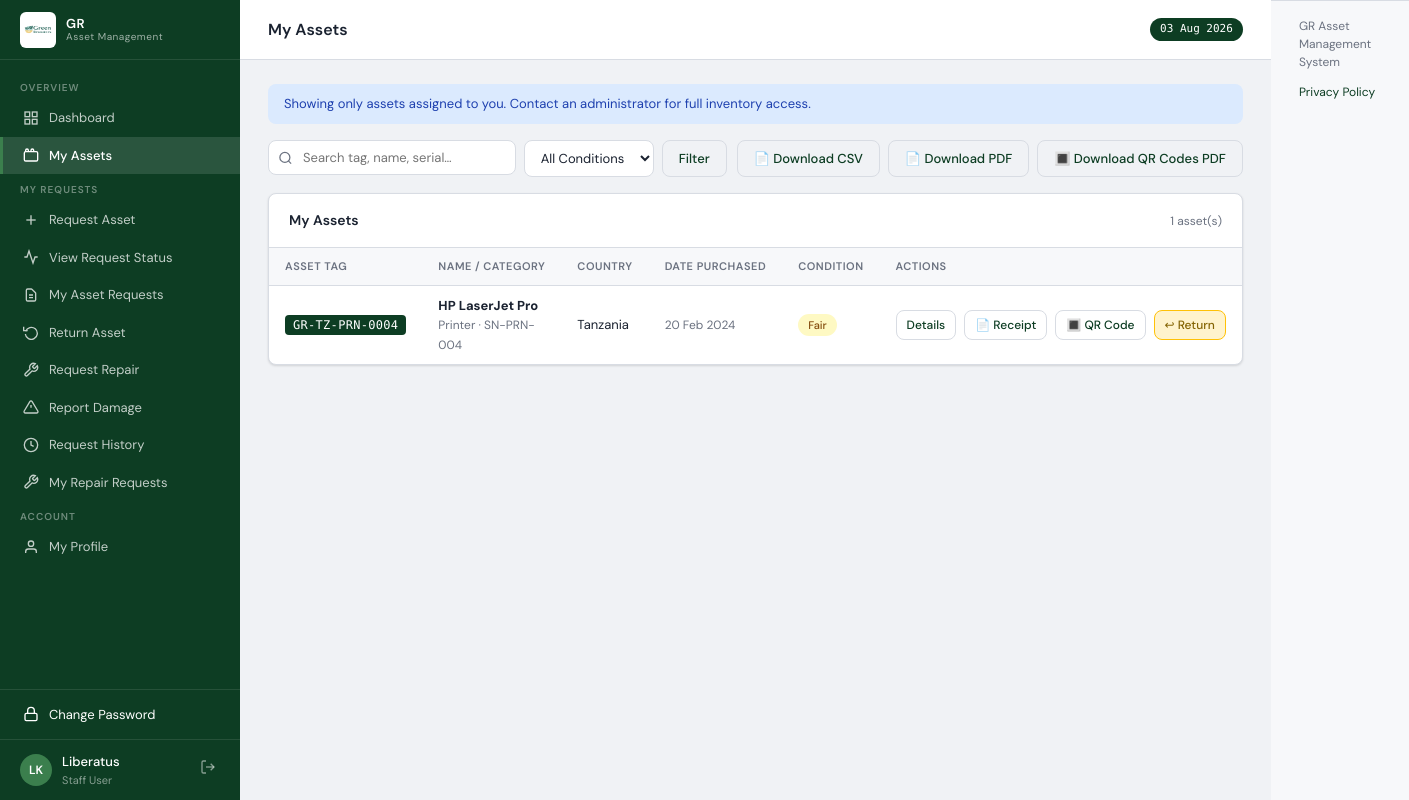
Page /assets/ (signed in) on the committed database.
### models.py (models this page shows, shortened)
class User(UserMixin, db.Model):
    __tablename__ = 'users'
    id            = db.Column(db.Integer, primary_key=True)
    username      = db.Column(db.String(80),  unique=True, nullable=False)
    password_hash = db.Column(db.String(256), nullable=False)
    name          = db.Column(db.String(150), nullable=False)
    email         = db.Column(db.String(150))
    department    = db.Column(db.String(100))
    project_id    = db.Column(db.Integer, db.ForeignKey('projects.id'))
    role          = db.Column(db.String(20),  nullable=False, default='user')
    status        = db.Column(db.String(20),  nullable=False, default='active')
    force_password_change = db.Column(db.Boolean, nullable=False, default=False)
    created_at    = db.Column(db.DateTime,    default=datetime.utcnow)
    assigned_assets = db.relationship('Asset', foreign_keys='Asset.assigned_to_id',
                                      backref='assigned_user', lazy='dynamic')
    project         = db.relationship('Project', backref='users')
    return_records  = db.relationship('ReturnRecord', backref='user',
                                      foreign_keys='ReturnRecord.user_id', lazy='dynamic')
    @property
    def initials(self):
        p = self.name.split()
        return ''.join(x[0] for x in p[:2]).upper()
    @property
    def is_staff_portal(self):
        return self.role in ('user', 'finance')
    session_token = db.Column(db.String(128), nullable=True)
    last_login_at = db.Column(db.DateTime)
    last_login_ip = db.Column(db.String(100))
    @property
    def role_label(self):
        from models import Role
        role = Role.query.filter_by(name=self.role).first()
        if role:
            return role.label
        return {'admin':'Administrator','finance':'Finance Officer','user':'Staff User'}.get(self.role, self.role)

class Role(db.Model):
    __tablename__ = 'roles'
    id          = db.Column(db.Integer, primary_key=True)
    name        = db.Column(db.String(50), unique=True, nullable=False)
    label       = db.Column(db.String(100), nullable=False)
    description = db.Column(db.Text)
    created_at  = db.Column(db.DateTime, default=datetime.utcnow)

class Asset(db.Model):
    __tablename__ = 'assets'
    id             = db.Column(db.Integer, primary_key=True)
    asset_number   = db.Column(db.Integer, unique=True, nullable=False)
    tag            = db.Column(db.String(60), unique=True, nullable=False)
    name           = db.Column(db.String(200), nullable=False)
    serial_number  = db.Column(db.String(100))
    description    = db.Column(db.Text)
    price          = db.Column(db.Numeric(15,2), default=0)
    date_purchased = db.Column(db.Date)
    condition      = db.Column(db.String(20), default='good')
    status         = db.Column(db.String(20), default='active')
    location       = db.Column(db.String(150))
    assigned_on    = db.Column(db.Date)
    created_at     = db.Column(db.DateTime, default=datetime.utcnow)
    updated_at     = db.Column(db.DateTime, default=datetime.utcnow, onupdate=datetime.utcnow)
    category_id    = db.Column(db.Integer, db.ForeignKey('asset_categories.id'), nullable=False)
    project_id     = db.Column(db.Integer, db.ForeignKey('projects.id'), nullable=True)
    vendor_id      = db.Column(db.Integer, db.ForeignKey('vendors.id'))
    processor      = db.Column(db.String(200))
    age_years      = db.Column(db.Integer)
    age_months     = db.Column(db.Integer)
    assigned_to_id = db.Column(db.Integer, db.ForeignKey('users.id'))
    return_records = db.relationship('ReturnRecord', backref='asset', lazy='dynamic')

class AssetCategory(db.Model):
    __tablename__ = 'asset_categories'
    id          = db.Column(db.Integer, primary_key=True)
    name        = db.Column(db.String(100), nullable=False)
    code        = db.Column(db.String(20),  unique=True, nullable=False)
    description = db.Column(db.Text)
    created_at  = db.Column(db.DateTime, default=datetime.utcnow)
    assets      = db.relationship('Asset', backref='category', lazy='dynamic')

class Project(db.Model):
    __tablename__ = 'projects'
    id          = db.Column(db.Integer, primary_key=True)
    code        = db.Column(db.String(20),  unique=True, nullable=False)
    name        = db.Column(db.String(150), nullable=False)
    description = db.Column(db.Text)
    year        = db.Column(db.String(10))
    status      = db.Column(db.String(20), default='active')
    created_at  = db.Column(db.DateTime,   default=datetime.utcnow)
    assets      = db.relationship('Asset', backref='project', lazy='dynamic')

### routes/assets.py (the view)
@assets_bp.route('/')
@login_required
def index():
    q         = request.args.get('q', '').strip()
    proj_id   = request.args.get('project_id', type=int)
    cond      = request.args.get('condition', '').strip()
    query = _asset_query()
    assets = query.all()
    projects = Project.query.filter_by(status='active').all()
    return render_template('assets/index.html',
                           assets=assets, projects=projects,
                           q=q, proj_id=proj_id, cond=cond)

### models.py (called while the page is built)
@login_manager.user_loader
def load_user(uid):
    return User.query.get(int(uid))

### routes/assets.py (called while the page is built)
def _asset_query():
    q = request.args.get('q', '').strip()
    proj_id = request.args.get('project_id', type=int)
    cond = request.args.get('condition', '').strip()
    query = Asset.query.filter_by(status='active')
    if current_user.is_staff_portal:
        query = query.filter_by(assigned_to_id=current_user.id)
    if q:
        query = query.filter(
            db.or_(Asset.name.ilike(f'%{q}%'),
                   Asset.tag.ilike(f'%{q}%'),
                   Asset.serial_number.ilike(f'%{q}%'))
        )
    if proj_id:
        query = query.filter_by(project_id=proj_id)
    if cond:
        query = query.filter_by(condition=cond)
    return query.order_by(Asset.asset_number)

### routes/auth.py (called while the page is built, shortened)
@auth_bp.before_app_request
def _protect_session_token():
    if current_user.is_authenticated:
        token = session.get('session_token')
        if token:
            if current_user.session_token and token != current_user.session_token:
                logout_user()
                session.pop('session_token', None)

### templates/assets/index.html (shortened to what this page needs)
{% extends 'base.html' %}
{% block page_title %}{% if current_user.is_staff_portal %}My Assets{% else %}All Assets{% endif %}{% endblock %}
{% block content %}
{% if current_user.is_staff_portal %}
<div class="alert alert-info no-print">Showing only assets assigned to you. Contact an administrator for full inventory access.</div>
{% endif %}
<div class="search-bar no-print">
  <form method="GET" class="flex gap-2 flex-1" style="flex-wrap:wrap">
    <div class="search-wrap">
      <svg viewBox="0 0 24 24" fill="none" stroke="currentColor" stroke-width="2"><circle cx="11" cy="11" r="8"/><line x1="21" y1="21" x2="16.65" y2="16.65"/></svg>
      <input name="q" value="{{ q }}" placeholder="Search tag, name, serial…">
    </div>
    <select name="condition" class="filter-sel" onchange="this.form.submit()">
      <option value="">All Conditions</option>
    </select>
    <button type="submit" class="btn btn-outline">Filter</button>
  </form>
  <div class="flex gap-2">
    <a href="{{ url_for('assets.download_csv') }}" class="btn btn-outline">📄 Download CSV</a>
    <a href="{{ url_for('assets.download_pdf') }}?v=2" class="btn btn-outline">📄 Download PDF</a>
    <a href="{{ url_for('assets.asset_qrcodes_pdf') }}" class="btn btn-outline">🔳 Download QR Codes PDF</a>
  </div>
</div>
<div class="card">
  <div class="card-header"><h2>{% if current_user.is_staff_portal %}My Assets{% else %}Asset Register{% endif %}</h2><span class="text-muted text-sm">{{ assets|length }} asset(s)</span></div>
  <div class="card-body">
    {% if assets %}
    <table>
      <thead>
        <tr>
          <th>Asset Tag</th>
          <th>Name / Category</th>
          <th>Country</th>
          <th>Date Purchased</th>
          <th>Condition</th>
          <th>Actions</th>
        </tr>
      </thead>
      <tbody>
        {% for a in assets %}
        <tr>
          <td><span class="asset-tag">{{ a.tag }}</span></td>
          <td><strong>{{ a.name }}</strong><br><span class="text-muted text-sm">{{ a.category.name if a.category else '—' }}{% if a.serial_number %} · {{ a.serial_number }}{% endif %}</span></td>
          <td>{{ a.project.name if a.project else '—' }}</td>
          <td class="text-muted text-sm">{{ a.date_purchased|dateformat }}</td>
          <td><span class="badge badge-{{ a.condition }}">{{ a.condition|title }}</span></td>
          <td>
            <div class="flex gap-2">
              {% if current_user.is_staff_portal %}
              <a href="{{ url_for('assets.detail', asset_id=a.id) }}" class="btn btn-sm btn-outline">Details</a>
              <a href="{{ url_for('assets.asset_receipt_pdf', asset_id=a.id) }}" class="btn btn-sm btn-outline">📄 Receipt</a>
              <a href="{{ url_for('assets.asset_qrcode_pdf', asset_id=a.id) }}" class="btn btn-sm btn-outline">🔳 QR Code</a>
              <a href="{{ url_for('requests.new_return_request', asset_id=a.id) }}" class="btn btn-sm btn-warn">↩ Return</a>
              {% endif %}
            </div>
          </td>
        </tr>
        {% endfor %}
      </tbody>
    </table>
    {% else %}
    <div style="text-align:center;padding:60px 20px;color:var(--text-muted)"><p>No assets found.</p></div>
    {% endif %}
  </div>
</div>
{% endblock %}

### templates/base.html (shortened to what this page needs)
<!DOCTYPE html>
<html lang="en" data-app-build="2026-07-08-staff-portal">
<head>
</head>
<body>
<div id="app">
  <div id="sidebar">
    <div class="sidebar-logo">
      <img src="{{ url_for('static', filename='img/GR.jpg') }}"
           alt="GR Logo"
           style="width:36px;height:36px;object-fit:contain;border-radius:6px;flex-shrink:0;background:#fff;padding:2px;">
      <div class="logo-text">GR<div class="logo-sub">Asset Management</div></div>
    </div>
    <nav class="sidebar-nav">
      <div class="nav-section">Overview</div>
      <a href="{{ url_for('main.dashboard') }}" class="nav-item {% if request.endpoint == 'main.dashboard' %}active{% endif %}">
        <svg viewBox="0 0 24 24" fill="none" stroke="currentColor" stroke-width="2"><rect x="3" y="3" width="7" height="7"/><rect x="14" y="3" width="7" height="7"/><rect x="14" y="14" width="7" height="7"/><rect x="3" y="14" width="7" height="7"/></svg>
        Dashboard
      </a>
      <a href="{{ url_for('assets.index') }}" class="nav-item {% if request.endpoint in ('assets.index', 'assets.detail') %}active{% endif %}">
        <svg viewBox="0 0 24 24" fill="none" stroke="currentColor" stroke-width="2"><rect x="2" y="7" width="20" height="14" rx="2"/><path d="M16 7V5a2 2 0 0 0-4 0v2"/><path d="M8 7V5a2 2 0 0 0-4 0v2"/></svg>
        {% if is_staff_portal %}My Assets{% else %}All Assets{% endif %}
      </a>
      {% if is_staff_portal %}
      <div class="nav-section">My Requests</div>
      <a href="{{ url_for('requests.new_asset_request') }}" class="nav-item {% if request.endpoint == 'requests.new_asset_request' %}active{% endif %}">
        <svg viewBox="0 0 24 24" fill="none" stroke="currentColor" stroke-width="2"><line x1="12" y1="5" x2="12" y2="19"/><line x1="5" y1="12" x2="19" y2="12"/></svg>
        Request Asset
      </a>
      <a href="{{ url_for('requests.request_status') }}" class="nav-item {% if request.endpoint == 'requests.request_status' %}active{% endif %}">
        <svg viewBox="0 0 24 24" fill="none" stroke="currentColor" stroke-width="2"><polyline points="22 12 18 12 15 21 9 3 6 12 2 12"/></svg>
        View Request Status
      </a>
      <a href="{{ url_for('requests.asset_requests') }}" class="nav-item {% if request.endpoint == 'requests.asset_requests' and not request.args.get('review') %}active{% endif %}">
        <svg viewBox="0 0 24 24" fill="none" stroke="currentColor" stroke-width="2"><path d="M9 12h6m-6 4h6m2 5H7a2 2 0 0 1-2-2V5a2 2 0 0 1 2-2h5.586a1 1 0 0 1 .707.293l5.414 5.414a1 1 0 0 1 .293.707V19a2 2 0 0 1-2 2z"/></svg>
        My Asset Requests
      </a>
      <a href="{{ url_for('requests.return_asset_picker') }}" class="nav-item {% if request.endpoint in ('requests.return_asset_picker', 'requests.new_return_request') %}active{% endif %}">
        <svg viewBox="0 0 24 24" fill="none" stroke="currentColor" stroke-width="2"><polyline points="1 4 1 10 7 10"/><path d="M3.51 15a9 9 0 1 0 .49-4"/></svg>
        Return Asset
      </a>
      <a href="{{ url_for('requests.new_repair_request') }}" class="nav-item {% if request.endpoint == 'requests.new_repair_request' %}active{% endif %}">
        <svg viewBox="0 0 24 24" fill="none" stroke="currentColor" stroke-width="2"><path d="M14.7 6.3a1 1 0 0 0 0 1.4l1.6 1.6a1 1 0 0 0 1.4 0l3.77-3.77a6 6 0 0 1-7.94 7.94l-6.91 6.91a2.12 2.12 0 0 1-3-3l6.91-6.91a6 6 0 0 1 7.94-7.94l-3.76 3.76z"/></svg>
        Request Repair
      </a>
      <a href="{{ url_for('requests.new_damage_report') }}" class="nav-item {% if request.endpoint == 'requests.new_damage_report' %}active{% endif %}">
        <svg viewBox="0 0 24 24" fill="none" stroke="currentColor" stroke-width="2"><path d="M10.29 3.86L1.82 18a2 2 0 0 0 1.71 3h16.94a2 2 0 0 0 1.71-3L13.71 3.86a2 2 0 0 0-3.42 0z"/><line x1="12" y1="9" x2="12" y2="13"/><line x1="12" y1="17" x2="12.01" y2="17"/></svg>
        Report Damage
      </a>
      <a href="{{ url_for('requests.request_history') }}" class="nav-item {% if request.endpoint == 'requests.request_history' %}active{% endif %}">
        <svg viewBox="0 0 24 24" fill="none" stroke="currentColor" stroke-width="2"><circle cx="12" cy="12" r="10"/><polyline points="12 6 12 12 16 14"/></svg>
        Request History
      </a>
      <a href="{{ url_for('requests.repair_requests') }}" class="nav-item {% if request.endpoint == 'requests.repair_requests' and not request.args.get('review') %}active{% endif %}">
        <svg viewBox="0 0 24 24" fill="none" stroke="currentColor" stroke-width="2"><path d="M14.7 6.3a1 1 0 0 0 0 1.4l1.6 1.6a1 1 0 0 0 1.4 0l3.77-3.77a6 6 0 0 1-7.94 7.94l-6.91 6.91a2.12 2.12 0 0 1-3-3l6.91-6.91a6 6 0 0 1 7.94-7.94l-3.76 3.76z"/></svg>
        My Repair Requests
      </a>
      {% endif %}
      {% if is_staff_portal %}
      <div class="nav-section">Account</div>
      <a href="{{ url_for('main.profile') }}" class="nav-item {% if request.endpoint == 'main.profile' %}active{% endif %}">
        <svg viewBox="0 0 24 24" fill="none" stroke="currentColor" stroke-width="2"><path d="M20 21v-2a4 4 0 0 0-4-4H8a4 4 0 0 0-4 4v2"/><circle cx="12" cy="7" r="4"/></svg>
        My Profile
      </a>
      {% endif %}
    </nav>
    <div style="border-top:1px solid rgba(255,255,255,.1);padding:6px 0">
      <a href="{{ url_for('main.change_password') }}"
         class="nav-item {% if request.endpoint == 'main.change_password' %}active{% endif %}" style="opacity:1">
        <svg viewBox="0 0 24 24" fill="none" stroke="currentColor" stroke-width="2"><rect x="3" y="11" width="18" height="11" rx="2"/><path d="M7 11V7a5 5 0 0 1 10 0v4"/></svg>
        Change Password
      </a>
    </div>
    <div class="sidebar-user">
      <div class="user-avatar">{{ current_user.initials }}</div>
      <div class="user-info">
        <div class="uname">{{ current_user.name.split()[0] }}</div>
        <div class="urole">{{ current_user.role_label }}</div>
      </div>
      <a href="{{ url_for('auth.logout') }}" class="btn-logout" title="Sign out">
        <svg viewBox="0 0 24 24" fill="none" stroke="currentColor" stroke-width="2" width="16" height="16"><path d="M9 21H5a2 2 0 0 1-2-2V5a2 2 0 0 1 2-2h4"/><polyline points="16 17 21 12 16 7"/><line x1="21" y1="12" x2="9" y2="12"/></svg>
      </a>
    </div>
  </div>
  <div id="main">
    <div id="topbar">
      <h1>{% block page_title %}Dashboard{% endblock %}</h1>
      <span class="topbar-badge">{{ now.strftime('%d %b %Y') }}</span>
    </div>
    <div id="content">
      {% block content %}{% endblock %}
    </div>
  </div>
  <footer style="padding:16px 28px; background:var(--surface2); border-top:1px solid var(--border); font-size:12px; color:var(--text-muted);">
    <div style="display:flex;flex-wrap:wrap;gap:12px;justify-content:space-between; align-items:center;">
      <span>GR Asset Management System</span>
      <a href="{{ privacy_policy_url }}" style="color:var(--primary);text-decoration:none;">Privacy Policy</a>
    </div>
  </footer>
</div>
</body>
</html>

### rows in the picture
User: initials "LK", name "Liberatus", role_label "Staff User"
Asset: tag "GR-TZ-PRN-0004", name "HP LaserJet Pro", category "Printer", serial_number "SN-PRN-004", project "Tanzania", date_purchased "20 Feb 2024", condition "Fair"

### other values in the picture
{{ now.strftime('%d %b %Y') }} "03 Aug 2026"
{{ assets|length }} "1"
